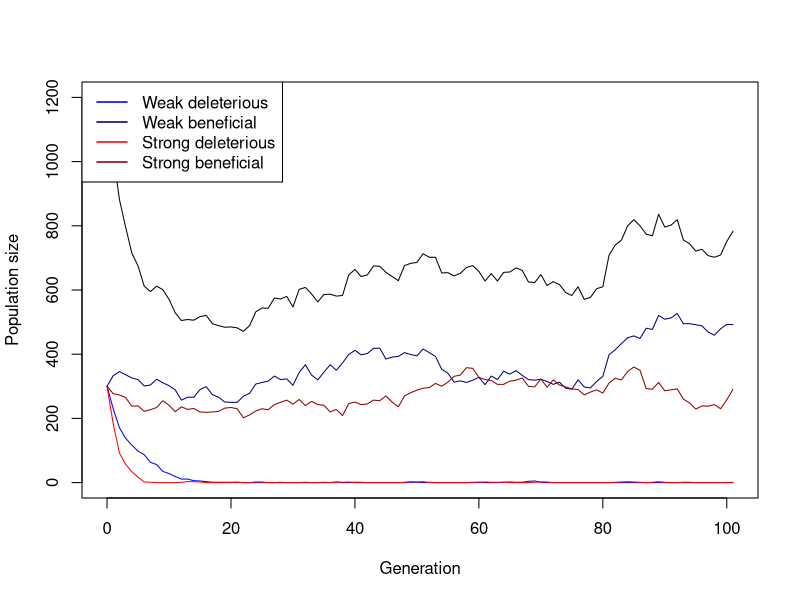
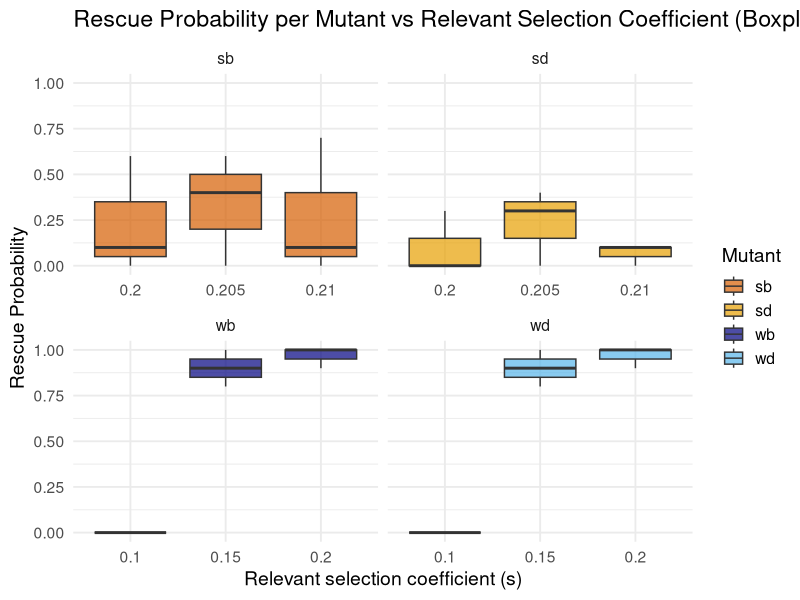
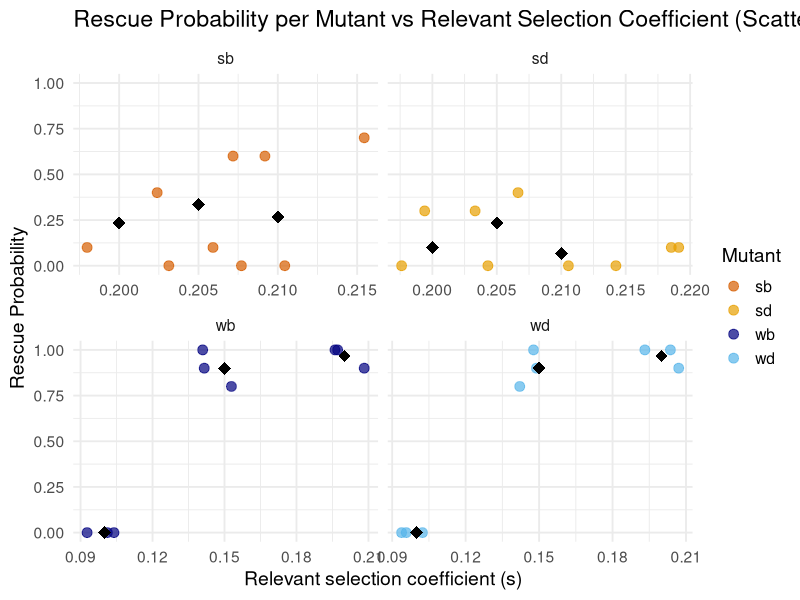
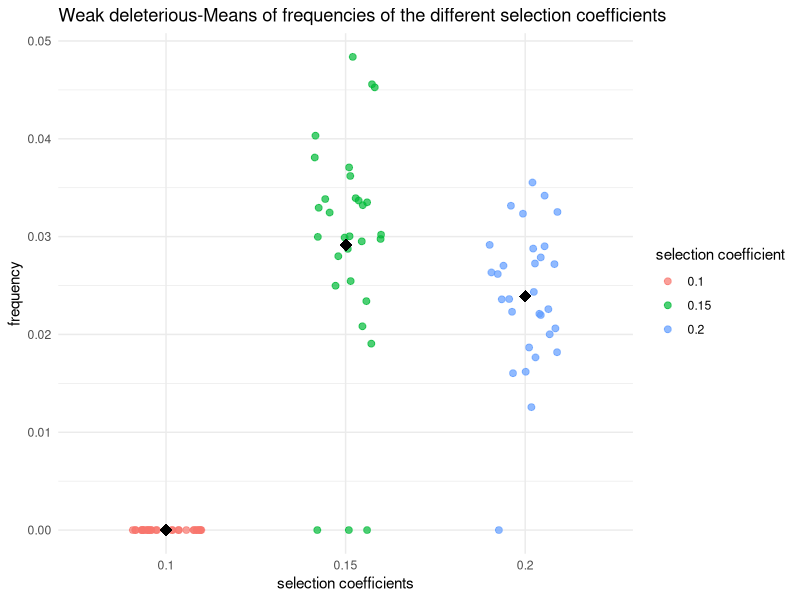
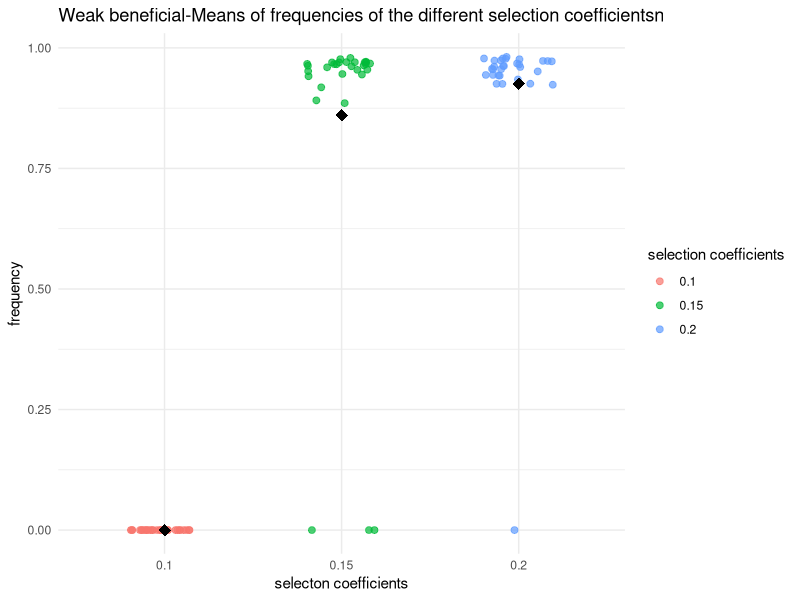
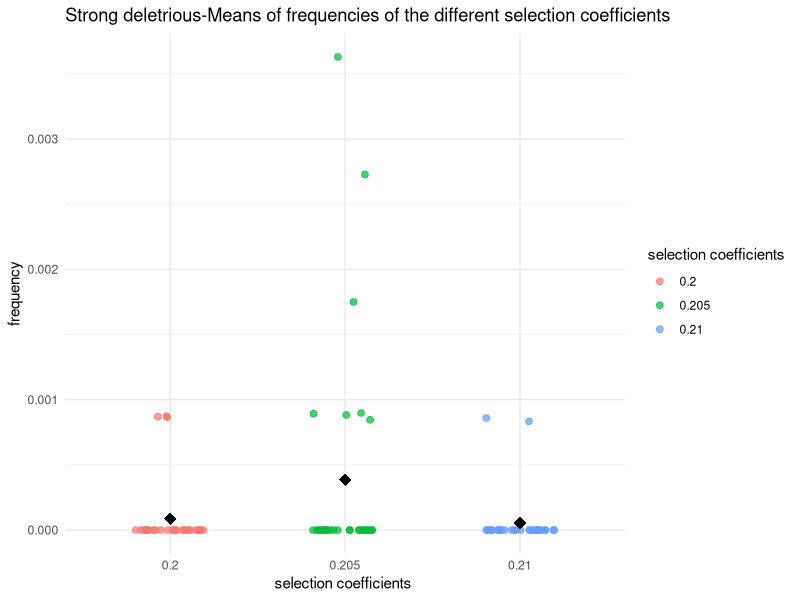
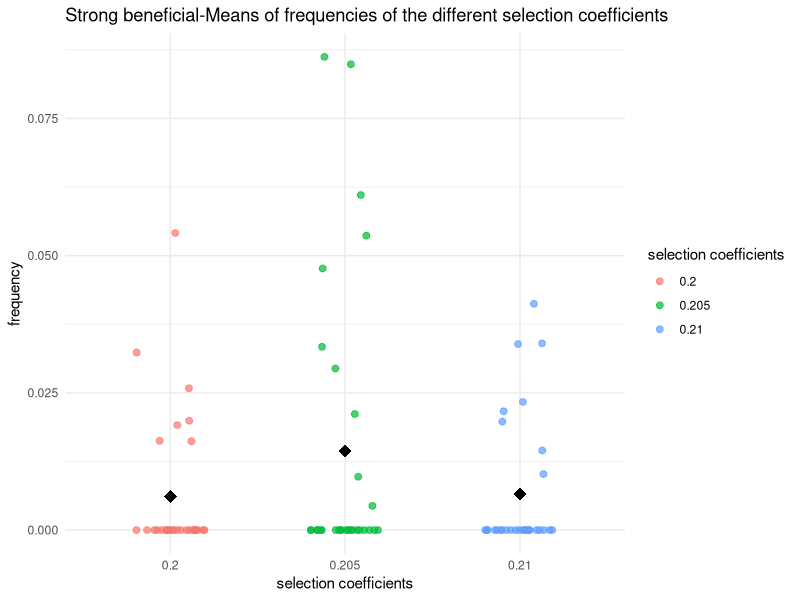

The R source for these figures, in order:
## ---- chunk 1
# Function for simulating one Generation in the Population
# adding the population sizes, decay rates, seleection coefficients and mutation rates
simulate_one_gen <- function(N_wd, N_wb, N_sd, N_sb, decay_rate_wm, decay_rate_sm, s_wm, s_sm, m_rate_wm, m_rate_sm) {
  
  # draw Offspring according to Poisson Distribution
  # altered so all four different mutations are considered 
  # for deleterious mutations the s is calculated minus (negative effect) and for the beneficial muation the s is added (positive effect)
  
  offsp_wd <- rpois(1, N_wd * (1-decay_rate_wm-s_wm))
  offsp_wb <- rpois(1, N_wb * (1-decay_rate_wm+s_wm))
  offsp_sd <- rpois(1, N_sd * (1-decay_rate_sm-s_sm))
  offsp_sb <- rpois(1, N_sb * (1-decay_rate_sm+s_sm))
  
  # draw changing Mutants according to Poisson Distribution
  # alterations considering the for different mutations 
  
  mut_wd_to_wb <- rpois(1, offsp_wd * m_rate_wm)
  mut_sd_to_sb <- rpois(1, offsp_sd * m_rate_sm)
  mut_wb_to_wd <- rpois(1, offsp_wb * m_rate_wm)
  mut_sb_to_sd <- rpois(1, offsp_sb * m_rate_sm)
  
  # determine new Population Sizes of all four Mutants (2 versions of weak Mutations   and 2   versions of strong Mutations)
  # to account for back mutations as well (beneficial to deleterious), mutations rates for these cases are added (mut_b_to_d)
  
  N_wd_new <- max(offsp_wd - mut_wd_to_wb+ mut_wb_to_wd,0)
  N_wb_new <- max(offsp_wb - mut_wb_to_wd+ mut_wd_to_wb,0)
  N_sd_new <- max(offsp_sd - mut_sd_to_sb+ mut_sb_to_sd,0)
  N_sb_new <- max(offsp_sb - mut_sb_to_sd+ mut_sd_to_sb,0)
  
  # with the return function, the new values for population sizes are stored
  
 return(c(N_wd_new, N_wb_new, N_sd_new, N_sb_new))
}
  # with print we visualize the 4 numbers we get for the population sizes, we simulate the population by setting our parameters to certain values 


print(simulate_one_gen(N_wd=50, N_wb=0, N_sd=50, N_sb=0, decay_rate_wm=0, decay_rate_sm=0, s_wm=0, s_sm=0, m_rate_wm=0, m_rate_sm=0))
## ---- chunk 2
# Simulation runs until the 100th Generation

max_gen=100

#With this function we simulate over generations, we put initial population sizes of the four mutations, with the parameter max_gen we determine that our simulation maximally runs until the 100th geneeration

simulate_pop <- function(init_wd, init_wb,  init_sd, init_sb, decay_rate_wm, decay_rate_sm, s_wm, s_sm, m_rate_wm, m_rate_sm, max_gen) {
  
  # Create the Vector in which to save the Results
  
  pop_vector <- c(init_wd,init_wb, init_sd, init_sb)
  
  # initiate the variables
  
  pop_new <- c(init_wd, init_wb, init_sd, init_sb)
  
  # run the Simulation until Generation max_gen
  
  for (i in 1:(max_gen + 1)) {
    
    # redefine the current Population one Generation later
    
    pop_new <- simulate_one_gen(pop_new[1],pop_new[2],pop_new[3],pop_new[4], decay_rate_wm, decay_rate_sm, s_wm, s_sm, m_rate_wm, m_rate_sm)
    
    # add the new Population Sizes to the Output Vector
    
    pop_vector <- rbind(pop_vector,pop_new)
    
    # Condition to stop the Simulation before max_gen: either the Population exceeds 10 Times the Original Population Size, or it goes extinct
    
    if ((sum(pop_new) >= 10 * sum(c(init_wd, init_wb, init_sd, init_sb))) || sum(pop_new) == 0)
      break

}
  
  # Define the Row and Column Names of the Output Vector
  rownames(pop_vector) <- (0:max_gen)[1:length(pop_vector[,1])] 
  
  # the colom-names in our vectors are according to our mutations (wd, wb, sd, sb)
  
  colnames(pop_vector) <- c("wd","wb", "sd", "sb")
  
  # return the vector
  
  return(pop_vector)	
}


# Test the Function and plot the Result

max_gen <- 100

# Simulation Data with certain values determined

output <- simulate_pop(init_wd=300, init_wb=300,  init_sd=300, init_sb=300, decay_rate_wm=0.1, decay_rate_sm=0.2, s_wm=0.1, s_sm=0.2, m_rate_wm=0.0005, m_rate_sm=0.0005,max_gen)

# show the last few Lines of the Data Table

print(tail(output))

# plot the Output 
# determine x axis Range 

x_range <- 0:(length(output[,1])-1)

# this plots the total Population Size-black line visible in the plot

plot(x_range,output[,1]+output[,2]+output[ ,3]+output[ ,4],type='l',ylim=c(0,max(output[,1]+output[,2]+output[ ,3]+output[ ,4])),xlab =  "Generation",ylab = "Population size")

# add Number of wd Individuals
lines(x_range,output[,1], col="blue")

# add Number of wb Individuals
lines(x_range,output[,2], col="navyblue")

# add Number of sd Individuals
lines(x_range,output[,3], col="red")

# add Number of sb Individuals
lines(x_range,output[,4], col="darkred")

# add Legend in the top-left corner
legend("topleft",
       legend=c("Weak deleterious","Weak beneficial","Strong deleterious","Strong beneficial"),
       col=c("blue","navyblue","red","darkred"), lty=1, lwd=1.5)
## ---- chunk 3
# set some Parameters to fixed Values
init_wd <- 30
init_wb <- 25
init_sd <- 30
init_sb <- 25
m_rate_wm <- 0.01
m_rate_sm <- 0.05
decay_rate_wm <- 0.1
decay_rate_sm <- 0.2
s_wm <- 0.2
s_sm <- 0.4
max_gen <- 1000
# determine how often to run the Simulation for each set of Parameters
no_replicates <- 10


# set Parameters to vary
s_values_wm <- c(0.10,0.15,0.2)
s_values_sm <- c(0.2,0.205,0.210)
#m_values_wm <- c(0.001,0.01,0.05)
#m_values_sm <- c(0.05,0.1,0.15)


# initialize Data Table - where to collect the Results
data_table <- c()
data_table_wd<- c()
data_table_wb<- c()
data_table_sd<- c()
data_table_sb<- c()
# empty list to save rescue results
rescue_results <- data.frame(
  s_wm = numeric(),
  s_sm = numeric(),
  replicate = integer(),
  rescued = integer()
)
# define total runs and rescue count
total_runs<-0
rescue_count<-0
# run the Simulation across all chosen parameters
# loop over mutation rates
#for(mval_wm in m_values_wm){
 # for(mval_sm in m_values_sm){
    # loop over Selection strength
    for(sval_wm in s_values_wm){
      for(sval_sm in s_values_sm){
        # different Way of running many Simulations: make Replicates using "repeat" Function         with a counter i
        # reset Counter
        i<-1
        
        repeat {
          # increase Counter by one
          i<-i+1
          # defining total runs
          total_runs <- total_runs + 1
          # run the Simulation once
          one_run <- simulate_pop(init_wd, init_wb, init_sd, init_sb,
                                  decay_rate_wm, decay_rate_sm,
                                  sval_wm, sval_sm, m_rate_wm=0.01,m_rate_sm=0.01, max_gen)
          
          # determine total Population Sizes
          total_size <- one_run[,1]+one_run[,2]+one_run[,3]+one_run[,4]
          
          
          # determine final Population Size for each Mutant
          N_end_wd <- one_run[nrow(one_run), "wd"]
          N_end_wb <- one_run[nrow(one_run), "wb"]
          N_end_sd <- one_run[nrow(one_run), "sd"]
          N_end_sb <- one_run[nrow(one_run), "sb"]
          
          total_end <- N_end_wd + N_end_wb + N_end_sd + N_end_sb
          # introduce rescue count
          rescued_wd <- ifelse(one_run[nrow(one_run), "wd"] > 0, 1, 0)
          rescued_wb <- ifelse(one_run[nrow(one_run), "wb"] > 0, 1, 0)
          rescued_sd <- ifelse(one_run[nrow(one_run), "sd"] > 0, 1, 0)
          rescued_sb <- ifelse(one_run[nrow(one_run), "sb"] > 0, 1, 0)

         
          # save rescue outcome (rescue or extinction)
          rescue_results <- rbind(rescue_results,
            data.frame(
              s_wm = sval_wm,
              s_sm = sval_sm,
              replicate = i - 1,
              rescued_wd = rescued_wd,
              rescued_wb = rescued_wb,
              rescued_sd = rescued_sd,
              rescued_sb = rescued_sb
  )
)

          # determine Frequencies of each mutant in the final Population
          freq_wd <- ifelse(total_end > 0, N_end_wd / total_end, 0)
          freq_wb <- ifelse(total_end > 0, N_end_wb / total_end, 0)
          freq_sd <- ifelse(total_end > 0, N_end_sd / total_end, 0)
          freq_sb <- ifelse(total_end > 0, N_end_sb / total_end, 0)
          
          
          
          data_table_wd<- rbind(data_table_wd, c(sval_wm,freq_wd))
          data_table_wb<- rbind(data_table_wb, c(sval_wm, freq_wb))
          data_table_sd<- rbind(data_table_sd,c(sval_sm, freq_sd))
          data_table_sb<-rbind(data_table_sb, c (sval_sm,freq_sb))
          # enter the D into the Table
          data_table <- rbind(data_table,c(m_rate_wm = 0.01,m_rate_sm = 0.01,sval_wm,sval_sm,N_end_wd,        N_end_wb, N_end_sd, N_end_sb,freq_wd, freq_wb, freq_sd,freq_sb)) # note that we add the                varying parameters (mutation rate and selection strength for each version of weak            and strong mutation) to the table too
          # stop the repeated Computation after no_replicates times
          
          
          if(i>no_replicates) break
          
        }
      }
    }
  #}
#}
# Make sure your data is a proper data frame
data_table_wd <- as.data.frame(data_table_wd)

# If the column names are missing or wrong, set them
colnames(data_table_wd) <- c("V1", "V2")

# Add an index column for plotting along x-axis
data_table_wd$Index <- 1:nrow(data_table_wd)

# calculate rescue probability per parametercombination
library(dplyr)
library(ggplot2)
library(tidyr)



rescue_summary <- rescue_results %>%
  group_by(s_wm, s_sm) %>%
  summarise(
    rescue_prob_wd = mean(rescued_wd),
    rescue_prob_wb = mean(rescued_wb),
    rescue_prob_sd = mean(rescued_sd),
    rescue_prob_sb = mean(rescued_sb),
    .groups = "drop"
  )

print(rescue_summary)


# Daten vorbereiten
rescue_long <- rescue_summary %>%
  pivot_longer(
    cols = starts_with("rescue_prob_"),
    names_to = "mutant",
    values_to = "rescue_prob"
  ) %>%
  mutate(
    mutant = gsub("rescue_prob_", "", mutant),
    s_value = case_when(
      mutant %in% c("wd", "wb") ~ s_wm,
      mutant %in% c("sd", "sb") ~ s_sm
    )
  )

library(ggplot2)

ggplot(rescue_long, aes(x = factor(s_value), y = rescue_prob, fill = mutant)) +
  geom_boxplot(alpha = 0.7) +
  scale_y_continuous(limits = c(0, 1)) +
  scale_fill_manual(values = c(
    "wd" = "#56B4E9", 
    "wb" = "navyblue", 
    "sd" = "#E69F00", 
    "sb" = "#D55E00"
  )) +
  facet_wrap(~ mutant, scales = "free_x") +
  labs(
    title = "Rescue Probability per Mutant vs Relevant Selection Coefficient (Boxplot)",
    x = "Relevant selection coefficient (s)",
    y = "Rescue Probability",
    fill = "Mutant"
  ) +
  theme_minimal(base_size = 14)

ggplot(rescue_long, aes(x = s_value, y = rescue_prob, color = mutant)) +
  geom_jitter(width = 0.01, height = 0, size = 3, alpha = 0.7) +
  stat_summary(fun = mean, geom = "point", shape = 18, size = 4, color = "black") +
  scale_y_continuous(limits = c(0, 1)) +
  scale_color_manual(values = c(
    "wd" = "#56B4E9", 
    "wb" = "navyblue", 
    "sd" = "#E69F00", 
    "sb" = "#D55E00"
  )) +
  facet_wrap(~ mutant, scales = "free_x") +
  labs(
    title = "Rescue Probability per Mutant vs Relevant Selection Coefficient (Scatterplot)",
    x = "Relevant selection coefficient (s)",
    y = "Rescue Probability",
    color = "Mutant"
  ) +
  theme_minimal(base_size = 14)


0# optional: Mutantennamen schöner machen
rescue_long$mutant <- gsub("rescue_prob_", "", rescue_long$mutant)











# plotting wd with different s values
  # making sure that its a data frame
data_table_wd <- as.data.frame(data_table_wd)
colnames(data_table_wd) <- c("V1", "V2")


  # Scatterplot of wd with jitter and mean 
library(ggplot2)
ggplot(data_table_wd, aes(x = factor(V1), y = V2, color = factor(V1))) +
  geom_jitter(width = 0.2, height = 0, size = 2, alpha = 0.7) +
  stat_summary(fun = mean, geom = "point", shape = 18, size = 4, color = "black") +
  labs(
    x = "selection coefficients",
    y = "frequency",
    color = "selection coefficient",
    title = "Weak deleterious-Means of frequencies of the different selection coefficients"
  ) +
  theme_minimal()

# plotting wb with different s values
  # making sure that its a data frame
data_table_wb <- as.data.frame(data_table_wb)
colnames(data_table_sb) <- c("V1", "V2")

# Scatterplot of wb with jitter and mean
ggplot(data_table_wb, aes(x = factor(V1), y = V2, color = factor(V1))) +
  geom_jitter(width = 0.2, height = 0, size = 2, alpha = 0.7) +
  stat_summary(fun = mean, geom = "point", shape = 18, size = 4, color = "black") +
  labs(
    x = "selecton coefficients",
    y = "frequency",
    color = "selection coefficients",
    title = "Weak beneficial-Means of frequencies of the different selection coefficientsn"
  ) +
  theme_minimal()

# plotting sd with different s values
  # making sure that its a data frame
data_table_sd <- as.data.frame(data_table_sd)

colnames(data_table_sd) <- c("V1", "V2")

  # Scatterplot of sd with jitter and mean
ggplot(data_table_sd, aes(x = factor(V1), y = V2, color = factor(V1))) +
  geom_jitter(width = 0.2, height = 0, size = 2, alpha = 0.7) +
  stat_summary(fun = mean, geom = "point", shape = 18, size = 4, color = "black") +
  labs(
    x = "selection coefficients ",
    y = "frequency",
    color = "selection coefficients",
    title = "Strong deletrious-Means of frequencies of the different selection coefficients"
  ) +
  theme_minimal()

# plotting sb with different s values
  # making sure that its a data frame

data_table_sb <- as.data.frame(data_table_sb)
colnames(data_table_sb) <- c("V1", "V2")

  # Scatterplot of sb with jitter and mean 
ggplot(data_table_sb, aes(x = factor(V1), y = V2, color = factor(V1))) +
  geom_jitter(width = 0.2, height = 0, size = 2, alpha = 0.7) +
  stat_summary(fun = mean, geom = "point", shape = 18, size = 4, color = "black") +
  labs(
    x = "selection coefficients",
    y = "frequency",
    color = "selection coefficients",
    title = "Strong beneficial-Means of frequencies of the different selection coefficients"
  ) +
  theme_minimal()


# mean Frequencies of each mutant
mean_freq_wd <- mean(freq_wd)*100
mean_freq_wb <- mean(freq_wb)*100
mean_freq_sd <- mean(freq_sd)*100
mean_freq_sb <- mean(freq_sb)*100

print(paste("Mean frequency of wd =", mean_freq_wd) )
print(paste("Mean frequency of wb =", mean_freq_wb) )
print(paste("Mean frequency of sd =", mean_freq_sd) )
print(paste("Mean frequency of sb =", mean_freq_sb) )

# define Column Names of Data Table
colnames(data_table) <- c("m_rate_wm","m_rate_sm","s_wm","s_sm","N_end_wd", "N_end_wb", "N_end_sd", "N_end_sb","freq_wd", "freq_wb", "freq_sd","freq_sb")
# show the first and last Lines of the Output
print(head(data_table))
print(tail(data_table))
